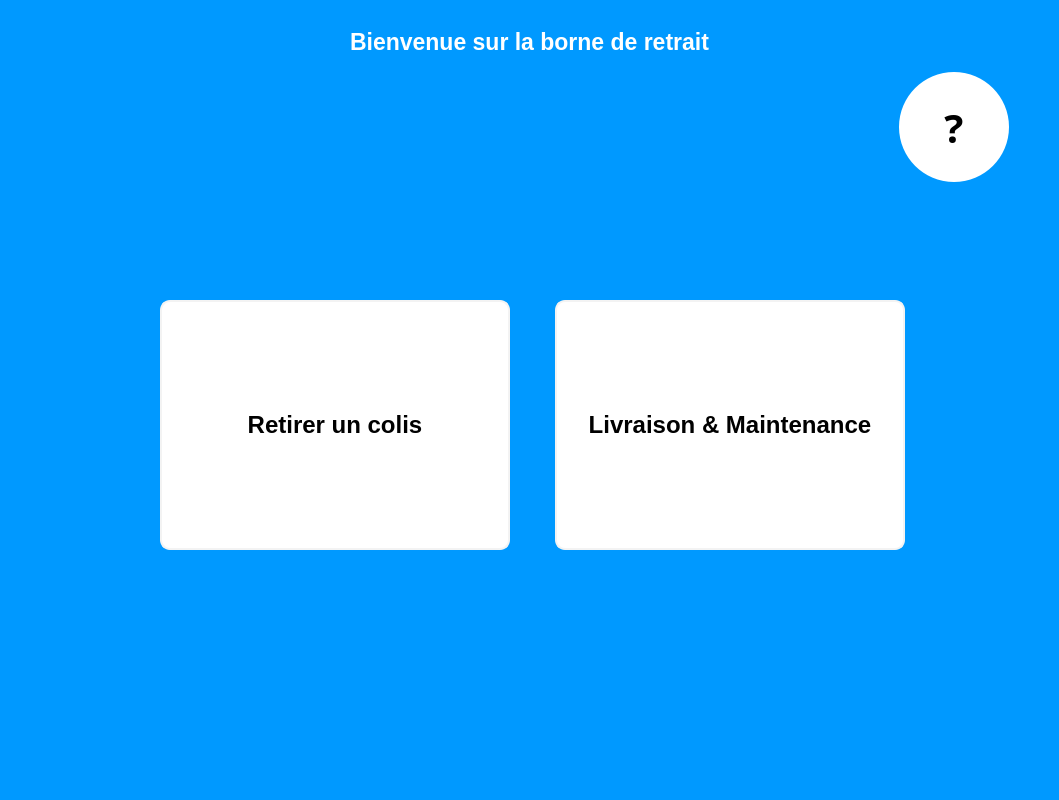
<?xml version="1.0" encoding="UTF-8"?>
<ui version="4.0">
 <class>ConsoleWindows</class>
 <widget class="QMainWindow" name="ConsoleWindows">
  <property name="windowModality">
   <enum>Qt::NonModal</enum>
  </property>
  <property name="geometry">
   <rect>
    <x>0</x>
    <y>0</y>
    <width>1059</width>
    <height>800</height>
   </rect>
  </property>
  <property name="minimumSize">
   <size>
    <width>0</width>
    <height>800</height>
   </size>
  </property>
  <property name="windowTitle">
   <string>Locker Control</string>
  </property>
  <property name="windowIcon">
   <iconset resource="Src.qrc">
    <normaloff>:/flags/Images/logibag.png</normaloff>:/flags/Images/logibag.png</iconset>
  </property>
  <property name="styleSheet">
   <string notr="true">background-color: rgb(0, 153, 255);
color: rgb(0, 0, 0);</string>
  </property>
  <property name="tabShape">
   <enum>QTabWidget::Rounded</enum>
  </property>
  <property name="dockOptions">
   <set>QMainWindow::AllowTabbedDocks|QMainWindow::AnimatedDocks</set>
  </property>
  <property name="unifiedTitleAndToolBarOnMac">
   <bool>false</bool>
  </property>
  <widget class="QWidget" name="centralWidget">
   <layout class="QGridLayout" name="gridLayout_2">
    <item row="0" column="0">
     <widget class="QStackedWidget" name="stackedWidget">
      <property name="styleSheet">
       <string notr="true"/>
      </property>
      <property name="frameShape">
       <enum>QFrame::NoFrame</enum>
      </property>
      <property name="frameShadow">
       <enum>QFrame::Plain</enum>
      </property>
      <property name="currentIndex">
       <number>0</number>
      </property>
      <widget class="QWidget" name="P_Home">
       <layout class="QGridLayout" name="gridLayout">
        <item row="0" column="0">
         <layout class="QVBoxLayout" name="verticalLayout">
          <property name="spacing">
           <number>5</number>
          </property>
          <property name="margin">
           <number>5</number>
          </property>
          <item>
           <widget class="QLabel" name="label">
            <property name="minimumSize">
             <size>
              <width>0</width>
              <height>30</height>
             </size>
            </property>
            <property name="font">
             <font>
              <pointsize>17</pointsize>
              <weight>75</weight>
              <bold>true</bold>
             </font>
            </property>
            <property name="styleSheet">
             <string notr="true">color: rgb(255, 255, 255);</string>
            </property>
            <property name="text">
             <string>Bienvenue sur la borne de retrait</string>
            </property>
            <property name="alignment">
             <set>Qt::AlignCenter</set>
            </property>
           </widget>
          </item>
          <item>
           <layout class="QHBoxLayout" name="horizontalLayout_2">
            <property name="spacing">
             <number>5</number>
            </property>
            <property name="margin">
             <number>5</number>
            </property>
            <item>
             <spacer name="horizontalSpacer_2">
              <property name="orientation">
               <enum>Qt::Horizontal</enum>
              </property>
              <property name="sizeType">
               <enum>QSizePolicy::Fixed</enum>
              </property>
              <property name="sizeHint" stdset="0">
               <size>
                <width>18</width>
                <height>20</height>
               </size>
              </property>
             </spacer>
            </item>
            <item>
             <widget class="QComboBox" name="comboBox_country">
              <property name="sizePolicy">
               <sizepolicy hsizetype="Fixed" vsizetype="Fixed">
                <horstretch>0</horstretch>
                <verstretch>0</verstretch>
               </sizepolicy>
              </property>
              <property name="minimumSize">
               <size>
                <width>129</width>
                <height>120</height>
               </size>
              </property>
              <property name="maximumSize">
               <size>
                <width>129</width>
                <height>120</height>
               </size>
              </property>
              <property name="sizeIncrement">
               <size>
                <width>0</width>
                <height>80</height>
               </size>
              </property>
              <property name="baseSize">
               <size>
                <width>0</width>
                <height>80</height>
               </size>
              </property>
              <property name="palette">
               <palette>
                <active>
                 <colorrole role="WindowText">
                  <brush brushstyle="SolidPattern">
                   <color alpha="255">
                    <red>0</red>
                    <green>0</green>
                    <blue>0</blue>
                   </color>
                  </brush>
                 </colorrole>
                 <colorrole role="Button">
                  <brush brushstyle="SolidPattern">
                   <color alpha="255">
                    <red>0</red>
                    <green>153</green>
                    <blue>255</blue>
                   </color>
                  </brush>
                 </colorrole>
                 <colorrole role="Text">
                  <brush brushstyle="SolidPattern">
                   <color alpha="255">
                    <red>0</red>
                    <green>0</green>
                    <blue>0</blue>
                   </color>
                  </brush>
                 </colorrole>
                 <colorrole role="ButtonText">
                  <brush brushstyle="SolidPattern">
                   <color alpha="255">
                    <red>0</red>
                    <green>0</green>
                    <blue>0</blue>
                   </color>
                  </brush>
                 </colorrole>
                 <colorrole role="Base">
                  <brush brushstyle="SolidPattern">
                   <color alpha="255">
                    <red>0</red>
                    <green>153</green>
                    <blue>255</blue>
                   </color>
                  </brush>
                 </colorrole>
                 <colorrole role="Window">
                  <brush brushstyle="SolidPattern">
                   <color alpha="255">
                    <red>0</red>
                    <green>153</green>
                    <blue>255</blue>
                   </color>
                  </brush>
                 </colorrole>
                </active>
                <inactive>
                 <colorrole role="WindowText">
                  <brush brushstyle="SolidPattern">
                   <color alpha="255">
                    <red>0</red>
                    <green>0</green>
                    <blue>0</blue>
                   </color>
                  </brush>
                 </colorrole>
                 <colorrole role="Button">
                  <brush brushstyle="SolidPattern">
                   <color alpha="255">
                    <red>0</red>
                    <green>153</green>
                    <blue>255</blue>
                   </color>
                  </brush>
                 </colorrole>
                 <colorrole role="Text">
                  <brush brushstyle="SolidPattern">
                   <color alpha="255">
                    <red>0</red>
                    <green>0</green>
                    <blue>0</blue>
                   </color>
                  </brush>
                 </colorrole>
                 <colorrole role="ButtonText">
                  <brush brushstyle="SolidPattern">
                   <color alpha="255">
                    <red>0</red>
                    <green>0</green>
                    <blue>0</blue>
                   </color>
                  </brush>
                 </colorrole>
                 <colorrole role="Base">
                  <brush brushstyle="SolidPattern">
                   <color alpha="255">
                    <red>0</red>
                    <green>153</green>
                    <blue>255</blue>
                   </color>
                  </brush>
                 </colorrole>
                 <colorrole role="Window">
                  <brush brushstyle="SolidPattern">
                   <color alpha="255">
                    <red>0</red>
                    <green>153</green>
                    <blue>255</blue>
                   </color>
                  </brush>
                 </colorrole>
                </inactive>
                <disabled>
                 <colorrole role="WindowText">
                  <brush brushstyle="SolidPattern">
                   <color alpha="255">
                    <red>0</red>
                    <green>0</green>
                    <blue>0</blue>
                   </color>
                  </brush>
                 </colorrole>
                 <colorrole role="Button">
                  <brush brushstyle="SolidPattern">
                   <color alpha="255">
                    <red>0</red>
                    <green>153</green>
                    <blue>255</blue>
                   </color>
                  </brush>
                 </colorrole>
                 <colorrole role="Text">
                  <brush brushstyle="SolidPattern">
                   <color alpha="255">
                    <red>0</red>
                    <green>0</green>
                    <blue>0</blue>
                   </color>
                  </brush>
                 </colorrole>
                 <colorrole role="ButtonText">
                  <brush brushstyle="SolidPattern">
                   <color alpha="255">
                    <red>0</red>
                    <green>0</green>
                    <blue>0</blue>
                   </color>
                  </brush>
                 </colorrole>
                 <colorrole role="Base">
                  <brush brushstyle="SolidPattern">
                   <color alpha="255">
                    <red>0</red>
                    <green>153</green>
                    <blue>255</blue>
                   </color>
                  </brush>
                 </colorrole>
                 <colorrole role="Window">
                  <brush brushstyle="SolidPattern">
                   <color alpha="255">
                    <red>0</red>
                    <green>153</green>
                    <blue>255</blue>
                   </color>
                  </brush>
                 </colorrole>
                </disabled>
               </palette>
              </property>
              <property name="font">
               <font>
                <pointsize>18</pointsize>
                <weight>75</weight>
                <bold>true</bold>
                <stylestrategy>PreferDefault</stylestrategy>
               </font>
              </property>
              <property name="focusPolicy">
               <enum>Qt::ClickFocus</enum>
              </property>
              <property name="contextMenuPolicy">
               <enum>Qt::NoContextMenu</enum>
              </property>
              <property name="styleSheet">
               <string notr="true">QComboBox {
border:none;
}
QComboBox QPushbutton{
   border:none;
	background-color: rgb(255, 255, 255);
}
QComboBox QListView{
		border:1px;
	    border-color: rgb(255, 255, 255);
		background-color: rgb(255, 255, 255);
		selection-background-color: rgb(146, 150, 158);
		min-width: 300px;
}

QComboBox::down-arrow:disabled
{
    border:  none;
	background-color: rgba(255, 255, 255, 0);
}

QComboBox::drop-down
{
    border:  none;
    background-color: rgba(255, 255, 255, 0);
}
      

</string>
              </property>
              <property name="currentIndex">
               <number>-1</number>
              </property>
              <property name="maxVisibleItems">
               <number>5</number>
              </property>
              <property name="insertPolicy">
               <enum>QComboBox::InsertAtBottom</enum>
              </property>
              <property name="sizeAdjustPolicy">
               <enum>QComboBox::AdjustToContentsOnFirstShow</enum>
              </property>
              <property name="iconSize">
               <size>
                <width>120</width>
                <height>120</height>
               </size>
              </property>
              <property name="frame">
               <bool>false</bool>
              </property>
             </widget>
            </item>
            <item>
             <spacer name="horizontalSpacer">
              <property name="orientation">
               <enum>Qt::Horizontal</enum>
              </property>
              <property name="sizeType">
               <enum>QSizePolicy::Expanding</enum>
              </property>
              <property name="sizeHint" stdset="0">
               <size>
                <width>768</width>
                <height>20</height>
               </size>
              </property>
             </spacer>
            </item>
            <item>
             <widget class="QToolButton" name="B_Help">
              <property name="sizePolicy">
               <sizepolicy hsizetype="Expanding" vsizetype="Expanding">
                <horstretch>0</horstretch>
                <verstretch>0</verstretch>
               </sizepolicy>
              </property>
              <property name="palette">
               <palette>
                <active>
                 <colorrole role="WindowText">
                  <brush brushstyle="SolidPattern">
                   <color alpha="255">
                    <red>0</red>
                    <green>0</green>
                    <blue>0</blue>
                   </color>
                  </brush>
                 </colorrole>
                 <colorrole role="Button">
                  <brush brushstyle="SolidPattern">
                   <color alpha="255">
                    <red>255</red>
                    <green>255</green>
                    <blue>255</blue>
                   </color>
                  </brush>
                 </colorrole>
                 <colorrole role="Text">
                  <brush brushstyle="SolidPattern">
                   <color alpha="255">
                    <red>0</red>
                    <green>0</green>
                    <blue>0</blue>
                   </color>
                  </brush>
                 </colorrole>
                 <colorrole role="ButtonText">
                  <brush brushstyle="SolidPattern">
                   <color alpha="255">
                    <red>0</red>
                    <green>0</green>
                    <blue>0</blue>
                   </color>
                  </brush>
                 </colorrole>
                 <colorrole role="Base">
                  <brush brushstyle="SolidPattern">
                   <color alpha="255">
                    <red>255</red>
                    <green>255</green>
                    <blue>255</blue>
                   </color>
                  </brush>
                 </colorrole>
                 <colorrole role="Window">
                  <brush brushstyle="SolidPattern">
                   <color alpha="255">
                    <red>255</red>
                    <green>255</green>
                    <blue>255</blue>
                   </color>
                  </brush>
                 </colorrole>
                </active>
                <inactive>
                 <colorrole role="WindowText">
                  <brush brushstyle="SolidPattern">
                   <color alpha="255">
                    <red>0</red>
                    <green>0</green>
                    <blue>0</blue>
                   </color>
                  </brush>
                 </colorrole>
                 <colorrole role="Button">
                  <brush brushstyle="SolidPattern">
                   <color alpha="255">
                    <red>255</red>
                    <green>255</green>
                    <blue>255</blue>
                   </color>
                  </brush>
                 </colorrole>
                 <colorrole role="Text">
                  <brush brushstyle="SolidPattern">
                   <color alpha="255">
                    <red>0</red>
                    <green>0</green>
                    <blue>0</blue>
                   </color>
                  </brush>
                 </colorrole>
                 <colorrole role="ButtonText">
                  <brush brushstyle="SolidPattern">
                   <color alpha="255">
                    <red>0</red>
                    <green>0</green>
                    <blue>0</blue>
                   </color>
                  </brush>
                 </colorrole>
                 <colorrole role="Base">
                  <brush brushstyle="SolidPattern">
                   <color alpha="255">
                    <red>255</red>
                    <green>255</green>
                    <blue>255</blue>
                   </color>
                  </brush>
                 </colorrole>
                 <colorrole role="Window">
                  <brush brushstyle="SolidPattern">
                   <color alpha="255">
                    <red>255</red>
                    <green>255</green>
                    <blue>255</blue>
                   </color>
                  </brush>
                 </colorrole>
                </inactive>
                <disabled>
                 <colorrole role="WindowText">
                  <brush brushstyle="SolidPattern">
                   <color alpha="255">
                    <red>0</red>
                    <green>0</green>
                    <blue>0</blue>
                   </color>
                  </brush>
                 </colorrole>
                 <colorrole role="Button">
                  <brush brushstyle="SolidPattern">
                   <color alpha="255">
                    <red>255</red>
                    <green>255</green>
                    <blue>255</blue>
                   </color>
                  </brush>
                 </colorrole>
                 <colorrole role="Text">
                  <brush brushstyle="SolidPattern">
                   <color alpha="255">
                    <red>0</red>
                    <green>0</green>
                    <blue>0</blue>
                   </color>
                  </brush>
                 </colorrole>
                 <colorrole role="ButtonText">
                  <brush brushstyle="SolidPattern">
                   <color alpha="255">
                    <red>0</red>
                    <green>0</green>
                    <blue>0</blue>
                   </color>
                  </brush>
                 </colorrole>
                 <colorrole role="Base">
                  <brush brushstyle="SolidPattern">
                   <color alpha="255">
                    <red>255</red>
                    <green>255</green>
                    <blue>255</blue>
                   </color>
                  </brush>
                 </colorrole>
                 <colorrole role="Window">
                  <brush brushstyle="SolidPattern">
                   <color alpha="255">
                    <red>255</red>
                    <green>255</green>
                    <blue>255</blue>
                   </color>
                  </brush>
                 </colorrole>
                </disabled>
               </palette>
              </property>
              <property name="font">
               <font>
                <family>Droid Sans Georgian</family>
                <pointsize>30</pointsize>
                <weight>75</weight>
                <bold>true</bold>
               </font>
              </property>
              <property name="focusPolicy">
               <enum>Qt::TabFocus</enum>
              </property>
              <property name="toolTip">
               <string/>
              </property>
              <property name="styleSheet">
               <string notr="true">QToolButton{
background-color: rgb(255, 255, 255);
border:none;
border-radius:55px;
max-width:110px;
max-height:110px;
min-width:110px;
min-height:110px;
}

QToolButton:pressed{ 
	background-color: #ECF0F1;
}
QToolTip{
	border:1px white;	
	border-radius:0px;
	font : 15pt;
	background-color: rgb(114, 114, 114);
	color: rgb(255, 255, 255);	    	
}</string>
              </property>
              <property name="text">
               <string>?</string>
              </property>
              <property name="popupMode">
               <enum>QToolButton::DelayedPopup</enum>
              </property>
              <property name="toolButtonStyle">
               <enum>Qt::ToolButtonIconOnly</enum>
              </property>
              <property name="autoRaise">
               <bool>true</bool>
              </property>
             </widget>
            </item>
            <item>
             <spacer name="horizontalSpacer_7">
              <property name="orientation">
               <enum>Qt::Horizontal</enum>
              </property>
              <property name="sizeType">
               <enum>QSizePolicy::Fixed</enum>
              </property>
              <property name="sizeHint" stdset="0">
               <size>
                <width>18</width>
                <height>20</height>
               </size>
              </property>
             </spacer>
            </item>
           </layout>
          </item>
          <item>
           <spacer name="verticalSpacer_2">
            <property name="orientation">
             <enum>Qt::Vertical</enum>
            </property>
            <property name="sizeType">
             <enum>QSizePolicy::MinimumExpanding</enum>
            </property>
            <property name="sizeHint" stdset="0">
             <size>
              <width>20</width>
              <height>80</height>
             </size>
            </property>
           </spacer>
          </item>
          <item>
           <layout class="QHBoxLayout" name="horizontalLayout">
            <property name="spacing">
             <number>5</number>
            </property>
            <property name="margin">
             <number>5</number>
            </property>
            <item>
             <spacer name="horizontalSpacer_3">
              <property name="orientation">
               <enum>Qt::Horizontal</enum>
              </property>
              <property name="sizeType">
               <enum>QSizePolicy::MinimumExpanding</enum>
              </property>
              <property name="sizeHint" stdset="0">
               <size>
                <width>118</width>
                <height>20</height>
               </size>
              </property>
             </spacer>
            </item>
            <item>
             <spacer name="horizontalSpacer_5">
              <property name="orientation">
               <enum>Qt::Horizontal</enum>
              </property>
              <property name="sizeType">
               <enum>QSizePolicy::Fixed</enum>
              </property>
              <property name="sizeHint" stdset="0">
               <size>
                <width>10</width>
                <height>20</height>
               </size>
              </property>
             </spacer>
            </item>
            <item>
             <widget class="QToolButton" name="B_TakePackage">
              <property name="minimumSize">
               <size>
                <width>350</width>
                <height>250</height>
               </size>
              </property>
              <property name="maximumSize">
               <size>
                <width>350</width>
                <height>250</height>
               </size>
              </property>
              <property name="font">
               <font>
                <pointsize>18</pointsize>
                <weight>75</weight>
                <bold>true</bold>
               </font>
              </property>
              <property name="toolTip">
               <string/>
              </property>
              <property name="layoutDirection">
               <enum>Qt::LeftToRight</enum>
              </property>
              <property name="styleSheet">
               <string notr="true">QToolButton{
background-color: rgb(255, 255, 255);
border-radius:10px;
border:2px solid rgb(243, 243, 243);

}

QToolButton:pressed{ 
	background-color: #ECF0F1;
}

QToolTip{
	position:right-center;
	border:1px white;	
	border-radius:0px;
    min-width:350;
	max-width:450;
	font : 15pt;
	min-height:150;
	max-height:150;
	background-color: rgb(114, 114, 114);
	color: rgb(255, 255, 255);
	    	
}</string>
              </property>
              <property name="text">
               <string>Retirer un colis</string>
              </property>
              <property name="icon">
               <iconset resource="Src.qrc">
                <normaloff>:/ImgList/Package</normaloff>:/ImgList/Package</iconset>
              </property>
              <property name="iconSize">
               <size>
                <width>150</width>
                <height>150</height>
               </size>
              </property>
              <property name="toolButtonStyle">
               <enum>Qt::ToolButtonTextUnderIcon</enum>
              </property>
              <property name="autoRaise">
               <bool>true</bool>
              </property>
             </widget>
            </item>
            <item>
             <spacer name="spacedelivrery">
              <property name="orientation">
               <enum>Qt::Horizontal</enum>
              </property>
              <property name="sizeType">
               <enum>QSizePolicy::Fixed</enum>
              </property>
              <property name="sizeHint" stdset="0">
               <size>
                <width>40</width>
                <height>20</height>
               </size>
              </property>
             </spacer>
            </item>
            <item>
             <widget class="QToolButton" name="B_DeliveryAndMaintenace">
              <property name="minimumSize">
               <size>
                <width>350</width>
                <height>250</height>
               </size>
              </property>
              <property name="maximumSize">
               <size>
                <width>350</width>
                <height>250</height>
               </size>
              </property>
              <property name="font">
               <font>
                <pointsize>18</pointsize>
                <weight>75</weight>
                <bold>true</bold>
               </font>
              </property>
              <property name="layoutDirection">
               <enum>Qt::LeftToRight</enum>
              </property>
              <property name="styleSheet">
               <string notr="true">QToolButton{
background-color: rgb(255, 255, 255);
border-radius:10px;
border:2px solid rgb(243, 243, 243);

}

QToolButton:pressed{ 
	background-color: #ECF0F1;
}

QToolTip{
	position:right-center;
	border:1px white;	
	border-radius:0px;
    min-width:350;
	max-width:450;
	font : 15pt;
	min-height:150;
	max-height:150;
	background-color: rgb(114, 114, 114);
	color: rgb(255, 255, 255);
	    	
}</string>
              </property>
              <property name="text">
               <string>Livraison &amp;&amp; Maintenance</string>
              </property>
              <property name="icon">
               <iconset resource="Src.qrc">
                <normaloff>:/ImgList/Man</normaloff>:/ImgList/Man</iconset>
              </property>
              <property name="iconSize">
               <size>
                <width>150</width>
                <height>150</height>
               </size>
              </property>
              <property name="checkable">
               <bool>false</bool>
              </property>
              <property name="autoRepeatDelay">
               <number>300</number>
              </property>
              <property name="autoRepeatInterval">
               <number>100</number>
              </property>
              <property name="toolButtonStyle">
               <enum>Qt::ToolButtonTextUnderIcon</enum>
              </property>
              <property name="autoRaise">
               <bool>true</bool>
              </property>
             </widget>
            </item>
            <item>
             <spacer name="horizontalSpacer_6">
              <property name="orientation">
               <enum>Qt::Horizontal</enum>
              </property>
              <property name="sizeType">
               <enum>QSizePolicy::Fixed</enum>
              </property>
              <property name="sizeHint" stdset="0">
               <size>
                <width>10</width>
                <height>20</height>
               </size>
              </property>
             </spacer>
            </item>
            <item>
             <spacer name="horizontalSpacer_4">
              <property name="orientation">
               <enum>Qt::Horizontal</enum>
              </property>
              <property name="sizeType">
               <enum>QSizePolicy::MinimumExpanding</enum>
              </property>
              <property name="sizeHint" stdset="0">
               <size>
                <width>95</width>
                <height>20</height>
               </size>
              </property>
             </spacer>
            </item>
           </layout>
          </item>
          <item>
           <spacer name="verticalSpacer">
            <property name="orientation">
             <enum>Qt::Vertical</enum>
            </property>
            <property name="sizeType">
             <enum>QSizePolicy::MinimumExpanding</enum>
            </property>
            <property name="sizeHint" stdset="0">
             <size>
              <width>20</width>
              <height>80</height>
             </size>
            </property>
           </spacer>
          </item>
          <item>
           <spacer name="verticalSpacer_3">
            <property name="orientation">
             <enum>Qt::Vertical</enum>
            </property>
            <property name="sizeType">
             <enum>QSizePolicy::Fixed</enum>
            </property>
            <property name="sizeHint" stdset="0">
             <size>
              <width>20</width>
              <height>120</height>
             </size>
            </property>
           </spacer>
          </item>
         </layout>
        </item>
       </layout>
      </widget>
     </widget>
    </item>
   </layout>
  </widget>
 </widget>
 <layoutdefault spacing="6" margin="11"/>
 <resources>
  <include location="Src.qrc"/>
 </resources>
 <connections/>
</ui>
